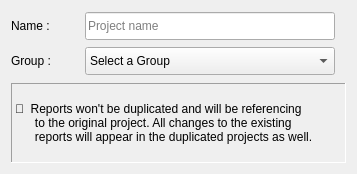
<?xml version="1.0" encoding="UTF-8"?>
<ui version="4.0">
 <class>Form</class>
 <widget class="QWidget" name="Form">
  <property name="geometry">
   <rect>
    <x>0</x>
    <y>0</y>
    <width>357</width>
    <height>174</height>
   </rect>
  </property>
  <property name="windowTitle">
   <string>Form</string>
  </property>
  <layout class="QVBoxLayout" name="verticalLayout">
   <item>
    <layout class="QFormLayout" name="formLayout">
     <item row="0" column="0">
      <widget class="QLabel" name="container_label_4">
       <property name="sizePolicy">
        <sizepolicy hsizetype="Fixed" vsizetype="Fixed">
         <horstretch>0</horstretch>
         <verstretch>0</verstretch>
        </sizepolicy>
       </property>
       <property name="minimumSize">
        <size>
         <width>68</width>
         <height>28</height>
        </size>
       </property>
       <property name="maximumSize">
        <size>
         <width>68</width>
         <height>28</height>
        </size>
       </property>
       <property name="text">
        <string>Name :</string>
       </property>
      </widget>
     </item>
     <item row="0" column="1">
      <widget class="QLineEdit" name="project_name">
       <property name="sizePolicy">
        <sizepolicy hsizetype="Expanding" vsizetype="Expanding">
         <horstretch>1</horstretch>
         <verstretch>1</verstretch>
        </sizepolicy>
       </property>
       <property name="minimumSize">
        <size>
         <width>250</width>
         <height>28</height>
        </size>
       </property>
       <property name="maximumSize">
        <size>
         <width>250</width>
         <height>28</height>
        </size>
       </property>
       <property name="text">
        <string/>
       </property>
       <property name="placeholderText">
        <string>Project name</string>
       </property>
       <property name="clearButtonEnabled">
        <bool>true</bool>
       </property>
      </widget>
     </item>
     <item row="1" column="0">
      <widget class="QLabel" name="container_label_5">
       <property name="sizePolicy">
        <sizepolicy hsizetype="Fixed" vsizetype="Fixed">
         <horstretch>0</horstretch>
         <verstretch>0</verstretch>
        </sizepolicy>
       </property>
       <property name="minimumSize">
        <size>
         <width>68</width>
         <height>28</height>
        </size>
       </property>
       <property name="maximumSize">
        <size>
         <width>68</width>
         <height>28</height>
        </size>
       </property>
       <property name="text">
        <string>Group :</string>
       </property>
      </widget>
     </item>
     <item row="1" column="1">
      <widget class="QComboBox" name="group_list">
       <property name="sizePolicy">
        <sizepolicy hsizetype="Fixed" vsizetype="Fixed">
         <horstretch>0</horstretch>
         <verstretch>0</verstretch>
        </sizepolicy>
       </property>
       <property name="minimumSize">
        <size>
         <width>250</width>
         <height>28</height>
        </size>
       </property>
       <property name="maximumSize">
        <size>
         <width>250</width>
         <height>28</height>
        </size>
       </property>
       <property name="currentText">
        <string>Select a Group</string>
       </property>
       <item>
        <property name="text">
         <string>Select a Group</string>
        </property>
       </item>
      </widget>
     </item>
    </layout>
   </item>
   <item>
    <widget class="QLabel" name="label">
     <property name="sizePolicy">
      <sizepolicy hsizetype="Fixed" vsizetype="Fixed">
       <horstretch>0</horstretch>
       <verstretch>0</verstretch>
      </sizepolicy>
     </property>
     <property name="minimumSize">
      <size>
       <width>335</width>
       <height>80</height>
      </size>
     </property>
     <property name="maximumSize">
      <size>
       <width>335</width>
       <height>80</height>
      </size>
     </property>
     <property name="frameShape">
      <enum>QFrame::Panel</enum>
     </property>
     <property name="frameShadow">
      <enum>QFrame::Sunken</enum>
     </property>
     <property name="text">
      <string>🎯  Reports won't be duplicated and will be referencing
      to the original project. All changes to the existing 
      reports will appear in the duplicated projects as well.</string>
     </property>
     <property name="scaledContents">
      <bool>false</bool>
     </property>
    </widget>
   </item>
  </layout>
 </widget>
 <resources/>
 <connections/>
</ui>
